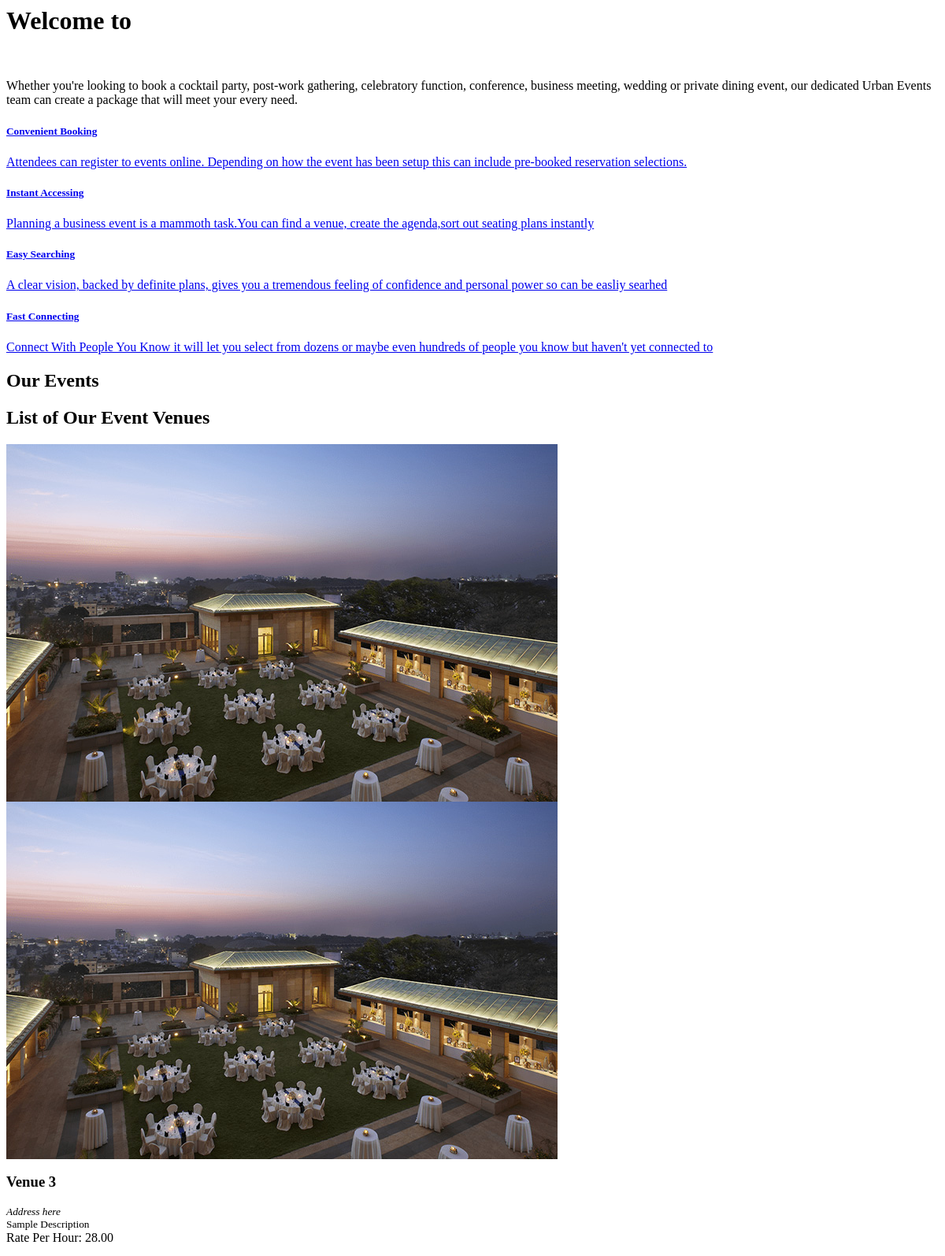
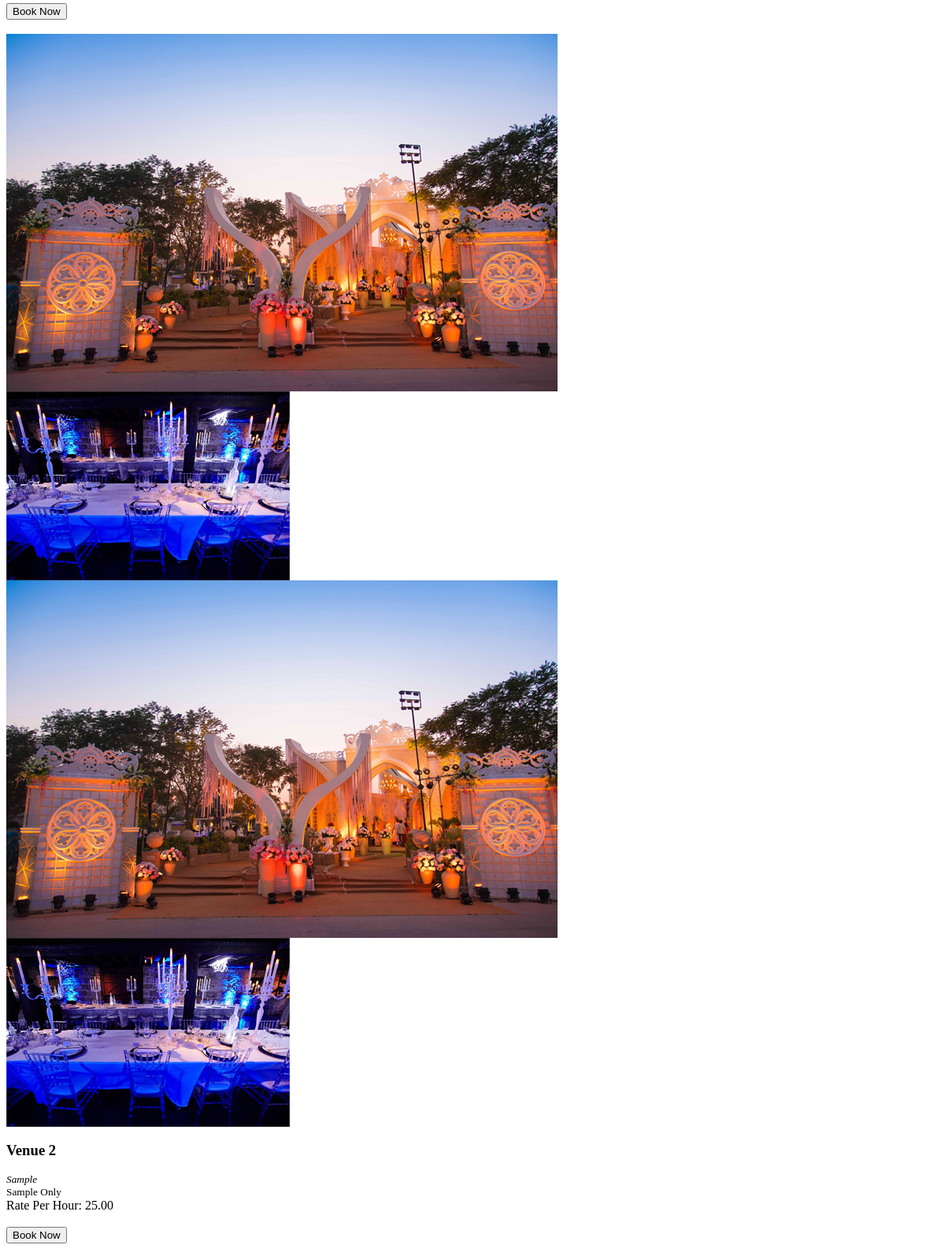
The app's page /home.php (upper part) with its own data (2 pictures, top to bottom).
### tables this page shows
CREATE TABLE `venue` (
  `id` int(30) NOT NULL,
  `venue` text NOT NULL,
  `address` text NOT NULL,
  `description` text NOT NULL,
  `rate` float NOT NULL
);

### home.php (the view, shortened to what this page needs)
<?php
include 'admin/db_connect.php';
?>
        <header class="masthead">
            <div class="container-fluid h-100">
                <div class="row h-100 align-items-center justify-content-center text-center">
                    <div class="col-lg-8 align-self-center mb-4 page-title">
                        <div class="hbanner-text">
                        <div class="text-center text-light my-5">
                            <h1 class="cover-title">Welcome to <span class="text-theme"><?php echo $_SESSION['system']['name']; ?></span></h1>
                            <br>
                            <p class="cover-text">
                                Whether you're looking to book a cocktail party, post-work
                                gathering, celebratory function, conference, business meeting,
                                wedding or private dining event, our dedicated Urban Events team
                                can create a package that will meet your every need.
                            </p>
                        </div>
                    </div>
                    </div>
                </div>
            </div>
        </header>
        <section>
            <div class="container">
                <div class="row mb-5 g-0">
                    <div class="col-md-3 text-center py-5 px-2">
                        <a href="#" class="service">
                            <h5 class="mt-3">Convenient Booking</h5>
                            <p class="mt-4 mx-2">Attendees can register to events online.
                                Depending on how the event has been setup this can include pre-booked
                                 reservation selections.</p>
                        </a>
                    </div>
                    <div class="col-md-3 text-center py-5 px-2">
                        <a href="#" class="service">
                            <h5 class="mt-3">Instant Accessing</h5>
                            <p class="mt-4 mx-2">Planning a business event is a mammoth task.You can find a venue,
                                                 create the agenda,sort out seating plans instantly</p>
                        </a>
                    </div>
                    <div class="col-md-3 text-center py-5 px-2">
                        <a href="#" class="service">
                            <h5 class="mt-3">Easy Searching</h5>
                            <p class="mt-4 mx-2">A clear vision, backed by definite plans, gives you a tremendous
                                                 feeling of confidence and personal power so can be easliy searhed</p>
                        </a>
                    </div>
                    <div class="col-md-3 text-center py-5 px-2">
                        <a href="#" class="service">
                            <h5 class="mt-3">Fast Connecting</h5>
                            <p class="mt-4 mx-2">Connect With People You Know
                            it will let you select from dozens or maybe even hundreds
                             of people you know but haven't yet connected to</p>
                        </a>
                    </div>
                </div>
            </div>
        </section>
        <section class="h-events">
            <div class="container">
                <h1 class="header-text text-center my-3 mb-5">Our <span class="text-theme">Events</span></h1>
            </div>
        </section>
        <section class="h-events">
            <div class="container-fluid mt-3 pt-2">
                <h1 class="header-text text-center my-3 mb-5">List of Our <span class="text-theme">Event Venues</span></h1>
                <div class="row-items">
                <div class="col-lg-12">
                    <div class="row">
                <?php
                $rtl ='rtl';
                $ci= 0;
                $venue = $conn->query("SELECT * from venue order by rand()");
                while($row = $venue->fetch_assoc()):
                    $ci++;
                    if($ci < 3){
                        $rtl = '';
                    }else{
                        $rtl = 'rtl';
                    }
                    if($ci == 4){
                        $ci = 0;
                    }
                ?>
                <div class="col-md-6">
                <div class="card venue-list <?php echo $rtl ?>" data-id="<?php echo $row['id'] ?>">
                        <div id="imagesCarousel_<?php echo $row['id'] ?> card-img-top " class="carousel slide" data-ride="carousel">
                              <div class="carousel-inner">
                                    <?php
                                        $fpath = 'admin/assets/uploads/venue_'.$row['id'];
                                        $images= scandir($fpath);
                                        $i = 1;
                                        foreach($images as $k => $v):
                                            if(!in_array($v,array('.','..'))):
                                                $active = $i == 1 ? 'active' : '';
                                    ?>
                                         <div class="carousel-item <?php echo $active ?>">
                                          <img class="d-block w-100" src="<?php echo $fpath.'/'.$v ?>" alt="">
                                        </div>
                                    <?php
                                            $i++;
                                            else:
                                                unset($images[$v]);
                                            endif;
                                        endforeach;
                                    ?>
                                        </div>
                                    </div>
                    <div class="card-body">
                        <div class="row align-items-center justify-content-center text-center h-100">
                            <div class="">
                                <div>
                                    <h3><b class="filter-txt"><?php echo ucwords($row['venue']) ?></b></h3>
                                    <small><i><?php echo $row['address'] ?></i></small>
                                </div>
                                <div>
                                <span class="truncate" style="font-size: inherit;"><small><?php echo ucwords($row['description']) ?></small></span>
                                    <br>
                                <span class="badge badge-secondary"><i class="fa fa-tag"></i> Rate Per Hour: <?php echo number_format($row['rate'],2) ?></span>
                                <br>
                                <br>
                                <button class="btn btn-themec book-venue align-self-end" type="button" data-id='<?php echo $row['id'] ?>'>Book Now</button>
                                </div>
                            </div>
                        </div>
                    </div>
                </div>
                <br>
                </div>
                <?php endwhile; ?>
                </div>
                </div>
                </div>
            </div>
        </section>

### records on screen
venue: venue "Venue 3", address "Address here", description "Sample Description", rate "28.00"
venue: venue "Venue 2", address "Sample", description "Sample Only", rate "25.00"
